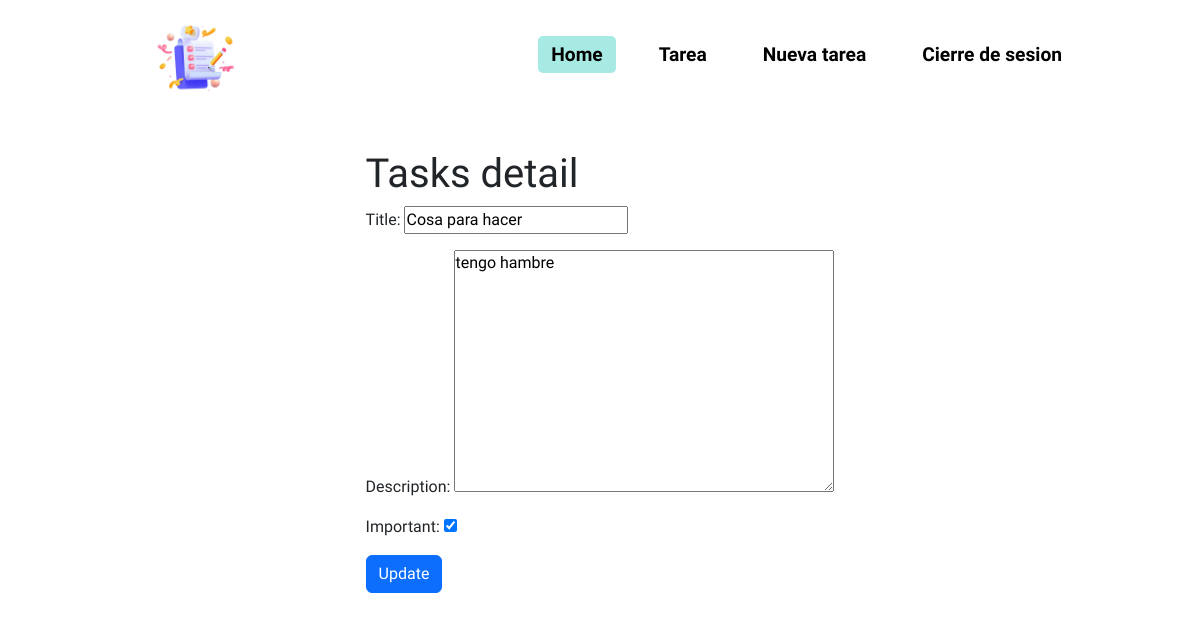
Page /tasks/11/ (signed in) on the committed database.
### App/models.py (models this page shows, shortened)
class Tasks(models.Model):                                       # Se crea una tabla para las tareas
    title = models.CharField( max_length = 100 )                 # Se crea campo de tipo caracter con maximo de 100 caracteres para el titulo de la tarea
    description = models.TextField( blank = True )               # Se crea campo de texto para descripcion de la tarea
    created = models.DateTimeField( auto_now_add = True )        # Se crea un campo para registrar el momento actual en que se crea la tarea
    datecompleted = models.DateTimeField( null = True, blank = True )          # Se crea un campo para registrar fecha de tarea cumplida
    important = models.BooleanField( default = True )            # Se crea un campo check para indicar si latarea es importante
    user = models.ForeignKey( User, on_delete = models.CASCADE ) # Se crea un campo user para vincular con la DB de user

### App/views.py (the view, shortened to what this page needs)
# urls.py: path('tasks/<int:task_id>/', tasks_detail, name='tasks_detail'),        # Vista tareas
def tasks_detail(request, task_id):
    if request.method == 'GET':
        tasks = get_object_or_404( Tasks, pk=task_id, user = request.user )
        form = TasksForm( instance = tasks )
        return render(request, 'App/tasks_detail.html', {
            'tasks' : tasks,
            'form' : form
        })

### App/forms.py
class TasksForm(ModelForm):
    class Meta:
        model = Tasks
        fields = ['title', 'description', 'important']

### App/templates/App/tasks_detail.html (shortened to what this page needs)
{% extends 'App/base.html' %}
{% block content %}
    <section>
        <h1>Tasks detail</h1>
        <form method="POST">
            {{form.as_p}}
            <button class="btn btn-primary">Update</button>
        </form>
    </section>
{% endblock %}

### App/static/css/style.css (style rules this page uses)
* { padding: 0; margin: 0; text-decoration: none !important; box-sizing: border-box; font-family: Heebo; scroll-behavior: smooth; }
body { width: 100%; min-height: 100vh; }
section { margin: 0 auto; }

### rows in the picture
Tasks: title "Cosa para hacer", description "tengo hambre", important "☑"
